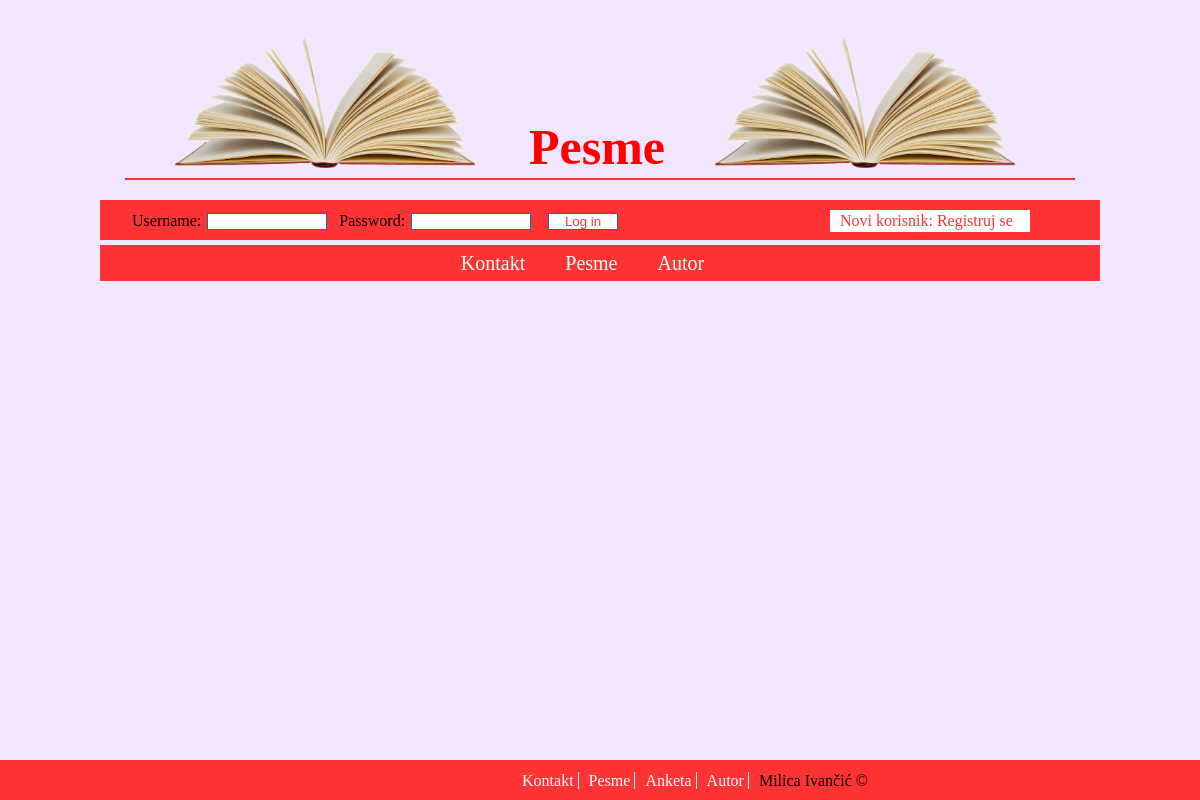
The page / on the database its author committed.
### tables this page shows
CREATE TABLE `meni` (
  `idMeni` int(3) NOT NULL,
  `href` varchar(50) NOT NULL,
  `naziv` varchar(15) NOT NULL
);

### php/funkcije.php (called while the page is built)
<?php
function selectFunkcija($upit){
    global $konekcija;
    $rezultat = $konekcija->query($upit)->fetchAll();
    return $rezultat;
}
?>

### views/futer.php (the view, shortened to what this page needs)
</div>
<?php
$generisimeni = selectFunkcija("SELECT * FROM meni ");
?>
<div id="futer"> <div id="fblok1">
                        <ul>
												<?php foreach($generisimeni as $link) :
								if($link->naziv=="Odjavi se"):
								if(isset($_SESSION['korisnik'])):?>
								<li>  <a href="<?= $link->href ?>"> <?= $link->naziv ?> </a> </li>
								<?php endif;
								elseif($link->naziv=="Admin panel"):
								if(isset($_SESSION['korisnik'])):
								if($_SESSION['korisnik']->naziv == "administrator"):?>
								<li>  <a href="<?= $link->href ?>"> <?= $link->naziv ?> </a> </li>
								<?php endif; endif;  ?>
								<?php
                                 elseif($link->naziv=="Moj nalog"):
								if(isset($_SESSION['korisnik'])):
								?>
								<li>  <a href="<?= $link->href ?>"> <?= $link->naziv ?> </a> </li>
                                <?php endif;  ?>
							  <?php else: ?>
								<li>  <a href="<?= $link->href ?>"> <?= $link->naziv ?> </a> </li>
								<?php endif; endforeach; ?>
					  <li>  Milica Ivančić &copy;  </li>
					  </ul>   </div>
   </div>
  </body>

### views/meni.php (shortened to what this page needs)
<?php
$generisimeni = selectFunkcija("SELECT * FROM meni ");
?>
<div id="meni">
                        <ul>
								<?php foreach($generisimeni as $link) :
								if($link->naziv=="Odjavi se"):
								if(isset($_SESSION['korisnik'])):?>
								<li>  <a href="<?= $link->href ?>"> <?= $link->naziv ?> </a> </li>
								<?php endif;
								elseif($link->naziv=="Admin panel"):
								if(isset($_SESSION['korisnik'])):
								if($_SESSION['korisnik']->naziv == "administrator"):?>
								<li>  <a href="<?= $link->href ?>"> <?= $link->naziv ?> </a> </li>
								<?php endif; endif;  ?>
								<?php
                                 elseif($link->naziv=="Moj nalog"):
								if(isset($_SESSION['korisnik'])):
								?>
								<li>  <a href="<?= $link->href ?>"> <?= $link->naziv ?> </a> </li>
                                <?php endif;  ?>
								<?php elseif($link->naziv=="Anketa"):
								if(isset($_SESSION['korisnik'])):
								?>
								<li>  <a href="<?= $link->href ?>"> <?= $link->naziv ?> </a> </li>
                                <?php endif;  ?>
							  <?php else: ?>
								<li>  <a href="<?= $link->href ?>"> <?= $link->naziv ?> </a> </li>
								<?php endif; endforeach; ?>
					        </ul>  </div>

### css/style1.css (style rules this page uses)
* { border: 0px solid #000000; margin:0 ; padding:0px; }
body { background:#ffffff; color:#000000; font-family:Times New Roman; }
body { background:#f2e6ff; }
#meni { width:1000px; margin-top:5px;height:29px; background:#ff3333;padding-top:7px; }
ul { list-style:none; }
a { text-decoration: none; color:#ffffff; }
#meni ul li { display:inline; margin-right:35px ; font-size:20px; text-align:center; }
#meni ul, #futer ul { text-align:center; }
#futer { width:100%; height:40px; background:#ff3333; position:fixed; bottom:0px; }
#fblok1 { width:1000px; height:40px; float:right; padding-left:100px; }
#fblok1 ul li, #fblok2 ul li { display:inline; margin-right:10px ; font-size:16px; text-align:center; }
#fblok1 ul, #fblok2 { padding-top:12px; }
#fblok1 a { border-right:1px solid white; }

### rows shown on the page
meni: naziv "Kontakt"
meni: naziv "Pesme"
meni: naziv "Autor"
meni: naziv "Anketa"
